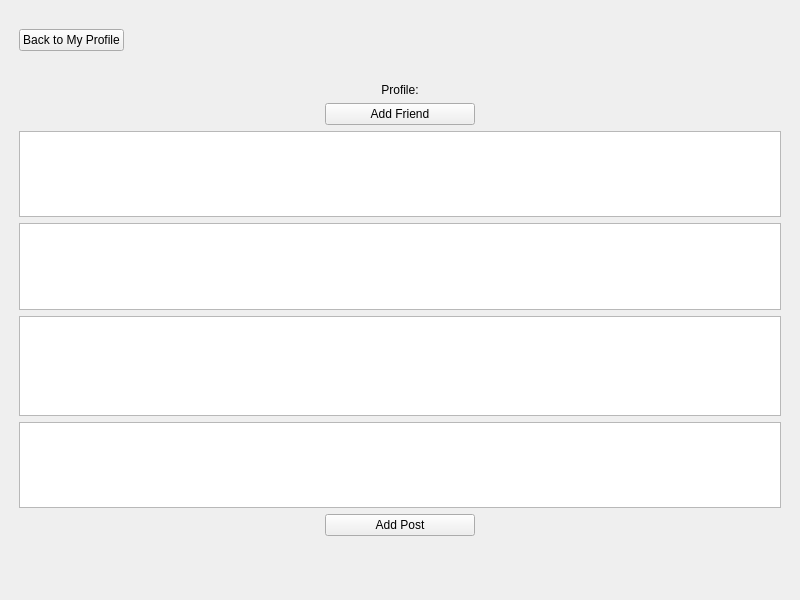
<?xml version="1.0" encoding="UTF-8"?>
<ui version="4.0">
 <class>SocialNetworkWindow</class>
 <widget class="QMainWindow" name="SocialNetworkWindow">
  <property name="geometry">
   <rect>
    <x>0</x>
    <y>0</y>
    <width>800</width>
    <height>600</height>
   </rect>
  </property>
  <property name="windowTitle">
   <string>MainWindow</string>
  </property>
  <widget class="QWidget" name="centralwidget">
   <widget class="QStackedWidget" name="stackedWidget">
    <property name="geometry">
     <rect>
      <x>10</x>
      <y>20</y>
      <width>780</width>
      <height>551</height>
     </rect>
    </property>
    <property name="maximumSize">
     <size>
      <width>16777215</width>
      <height>16777215</height>
     </size>
    </property>
    <property name="currentIndex">
     <number>1</number>
    </property>
    <widget class="QWidget" name="loginPage">
     <property name="maximumSize">
      <size>
       <width>811</width>
       <height>831</height>
      </size>
     </property>
     <property name="layoutDirection">
      <enum>Qt::LayoutDirection::LeftToRight</enum>
     </property>
     <layout class="QVBoxLayout" name="verticalLayout_3">
      <item>
       <spacer name="verticalSpacer1">
        <property name="orientation">
         <enum>Qt::Orientation::Vertical</enum>
        </property>
        <property name="sizeHint" stdset="0">
         <size>
          <width>20</width>
          <height>40</height>
         </size>
        </property>
       </spacer>
      </item>
      <item alignment="Qt::AlignmentFlag::AlignHCenter|Qt::AlignmentFlag::AlignVCenter">
       <widget class="QLabel" name="loginLabel">
        <property name="text">
         <string>Enter your name:</string>
        </property>
        <property name="alignment">
         <set>Qt::AlignmentFlag::AlignBottom|Qt::AlignmentFlag::AlignHCenter</set>
        </property>
       </widget>
      </item>
      <item alignment="Qt::AlignmentFlag::AlignHCenter|Qt::AlignmentFlag::AlignVCenter">
       <widget class="QLineEdit" name="loginNameEdit">
        <property name="sizePolicy">
         <sizepolicy hsizetype="Expanding" vsizetype="Fixed">
          <horstretch>0</horstretch>
          <verstretch>0</verstretch>
         </sizepolicy>
        </property>
        <property name="minimumSize">
         <size>
          <width>200</width>
          <height>0</height>
         </size>
        </property>
        <property name="maximumSize">
         <size>
          <width>996</width>
          <height>16777215</height>
         </size>
        </property>
        <property name="alignment">
         <set>Qt::AlignmentFlag::AlignCenter</set>
        </property>
       </widget>
      </item>
      <item alignment="Qt::AlignmentFlag::AlignHCenter|Qt::AlignmentFlag::AlignVCenter">
       <widget class="QPushButton" name="loginButton">
        <property name="sizePolicy">
         <sizepolicy hsizetype="Preferred" vsizetype="Fixed">
          <horstretch>0</horstretch>
          <verstretch>0</verstretch>
         </sizepolicy>
        </property>
        <property name="minimumSize">
         <size>
          <width>100</width>
          <height>0</height>
         </size>
        </property>
        <property name="maximumSize">
         <size>
          <width>154</width>
          <height>16777215</height>
         </size>
        </property>
        <property name="text">
         <string>Login</string>
        </property>
       </widget>
      </item>
      <item>
       <spacer name="verticalSpacer2">
        <property name="orientation">
         <enum>Qt::Orientation::Vertical</enum>
        </property>
        <property name="sizeHint" stdset="0">
         <size>
          <width>20</width>
          <height>40</height>
         </size>
        </property>
       </spacer>
      </item>
     </layout>
    </widget>
    <widget class="QWidget" name="profilePage">
     <layout class="QVBoxLayout" name="verticalLayout_4">
      <item alignment="Qt::AlignmentFlag::AlignLeft">
       <widget class="QPushButton" name="backToProfileButton">
        <property name="text">
         <string>Back to My Profile</string>
        </property>
       </widget>
      </item>
      <item>
       <spacer name="verticalSpacer3">
        <property name="orientation">
         <enum>Qt::Orientation::Vertical</enum>
        </property>
        <property name="sizeHint" stdset="0">
         <size>
          <width>20</width>
          <height>40</height>
         </size>
        </property>
       </spacer>
      </item>
      <item>
       <widget class="QLabel" name="profileTitleLabel">
        <property name="text">
         <string>Profile:</string>
        </property>
        <property name="alignment">
         <set>Qt::AlignmentFlag::AlignBottom|Qt::AlignmentFlag::AlignHCenter</set>
        </property>
       </widget>
      </item>
      <item alignment="Qt::AlignmentFlag::AlignHCenter">
       <widget class="QPushButton" name="addFriendButton">
        <property name="sizePolicy">
         <sizepolicy hsizetype="Fixed" vsizetype="Fixed">
          <horstretch>150</horstretch>
          <verstretch>0</verstretch>
         </sizepolicy>
        </property>
        <property name="minimumSize">
         <size>
          <width>150</width>
          <height>0</height>
         </size>
        </property>
        <property name="maximumSize">
         <size>
          <width>150</width>
          <height>16777215</height>
         </size>
        </property>
        <property name="text">
         <string>Add Friend</string>
        </property>
       </widget>
      </item>
      <item>
       <widget class="QTableWidget" name="friendTable">
        <property name="sizePolicy">
         <sizepolicy hsizetype="Expanding" vsizetype="Maximum">
          <horstretch>0</horstretch>
          <verstretch>0</verstretch>
         </sizepolicy>
        </property>
        <property name="maximumSize">
         <size>
          <width>16777215</width>
          <height>100</height>
         </size>
        </property>
       </widget>
      </item>
      <item>
       <widget class="QTableWidget" name="suggestionTable">
        <property name="maximumSize">
         <size>
          <width>16777215</width>
          <height>100</height>
         </size>
        </property>
       </widget>
      </item>
      <item>
       <widget class="QListWidget" name="postList">
        <property name="sizePolicy">
         <sizepolicy hsizetype="Expanding" vsizetype="Fixed">
          <horstretch>0</horstretch>
          <verstretch>0</verstretch>
         </sizepolicy>
        </property>
        <property name="maximumSize">
         <size>
          <width>16777215</width>
          <height>100</height>
         </size>
        </property>
       </widget>
      </item>
      <item>
       <widget class="QTextEdit" name="newPostEdit">
        <property name="maximumSize">
         <size>
          <width>16777215</width>
          <height>100</height>
         </size>
        </property>
       </widget>
      </item>
      <item alignment="Qt::AlignmentFlag::AlignHCenter">
       <widget class="QPushButton" name="addPostButton">
        <property name="sizePolicy">
         <sizepolicy hsizetype="Fixed" vsizetype="Fixed">
          <horstretch>0</horstretch>
          <verstretch>0</verstretch>
         </sizepolicy>
        </property>
        <property name="minimumSize">
         <size>
          <width>150</width>
          <height>0</height>
         </size>
        </property>
        <property name="text">
         <string>Add Post</string>
        </property>
       </widget>
      </item>
      <item>
       <spacer name="verticalSpacer4">
        <property name="orientation">
         <enum>Qt::Orientation::Vertical</enum>
        </property>
        <property name="sizeHint" stdset="0">
         <size>
          <width>20</width>
          <height>40</height>
         </size>
        </property>
       </spacer>
      </item>
     </layout>
    </widget>
   </widget>
  </widget>
 </widget>
 <resources/>
 <connections/>
</ui>
